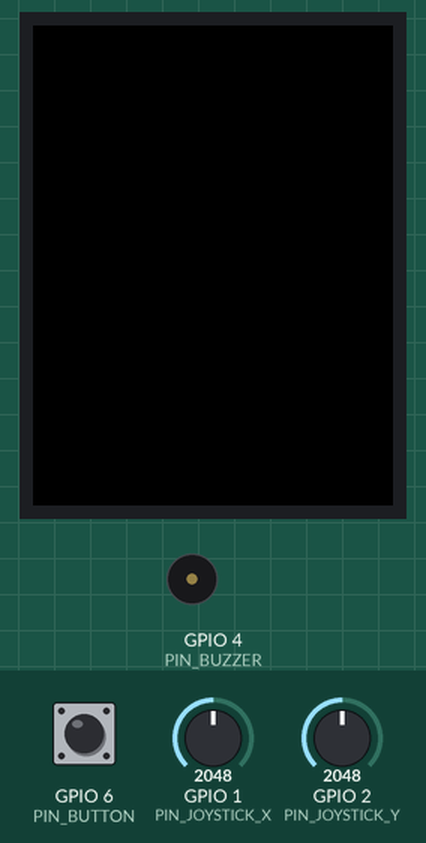
Bench run of a program on a simulated Seeed XIAO ESP32-S3. Shown: 240×320 colour display, buzzer (waves = sounding). The inputs (shaded band) are chosen by the test bench; at power-on: GPIO 1 (PIN_JOYSTICK_X) = 2048, GPIO 6 (PIN_BUTTON) HIGH, GPIO 2 (PIN_JOYSTICK_Y) = 2048.

Above: at 1.4 s.
1.5 s: GPIO 1 (PIN_JOYSTICK_X) set to 2301
3.0 s: GPIO 1 (PIN_JOYSTICK_X) set to 2386
5.4 s: GPIO 1 (PIN_JOYSTICK_X) set to 1228
6.9 s: GPIO 6 (PIN_BUTTON) pulled LOW for 0.15 s
At 7.08 s:
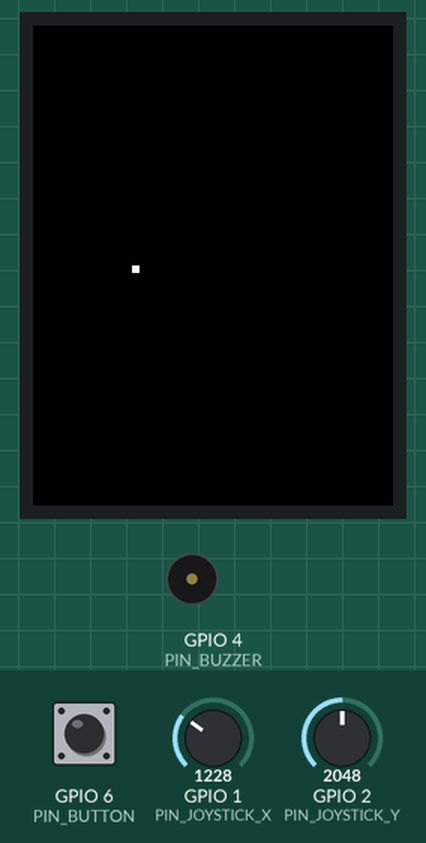
9.0 s: GPIO 6 (PIN_BUTTON) pulled LOW for 1 s
At 10.0 s:
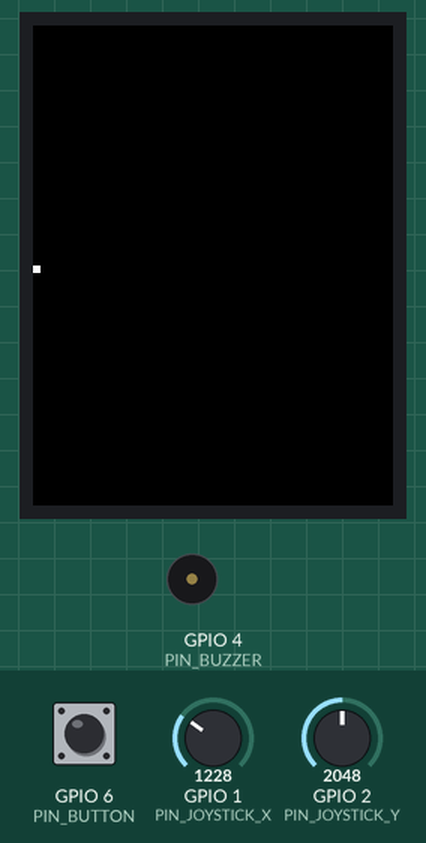
Timing chart, 0 to 12.0 s (numbered marks = the images above; inputs shaded):
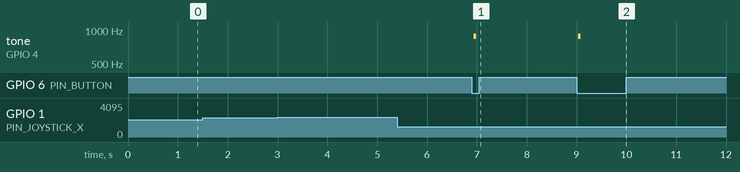

The program:

main.cpp
```cpp
#include <SPI.h>
#include <Adafruit_GFX.h>
#include <Adafruit_ST7789.h>
#include "config.h"

Adafruit_ST7789 tft(&SPI, PIN_TFT_CS, PIN_TFT_DC, PIN_TFT_RESET);

constexpr uint32_t FRAME_TIME_MS = 16;
constexpr uint32_t DEBOUNCE_MS   = 25;
constexpr int      PRESSED_LEVEL = LOW; // Bouton relié à GND avec INPUT_PULLUP

struct Button {
    int pin;
    int lastRead;
    uint32_t lastChangeMs;
    int stableLevel;
};

Button button = { PIN_BUTTON, HIGH, 0, HIGH };
Button joyButton   = { PIN_JOYSTICK_SELECT, HIGH, 0, HIGH };

float dotX = 120, dotY = 160;   // position calculée
int drawnX = 120, drawnY = 160; // position affichée

bool justPressed(Button& b) {
    int level = digitalRead(b.pin);

    if (level != b.lastRead) {
        b.lastRead = level;
        b.lastChangeMs = millis();
    }

    if (millis() - b.lastChangeMs > DEBOUNCE_MS
        && level != b.stableLevel) {

        b.stableLevel = level;
        return level == PRESSED_LEVEL;
    }

    return false;
}

constexpr int JOYSTICK_DEADZONE = 300;
int joystickCenterX = 2048;
int joystickCenterY = 2048;

void calibrateJoystick() {
    long sumX = 0;
    long sumY = 0;

    for (int i = 0; i < 16; i++) {
        sumX += analogRead(PIN_JOYSTICK_X);
        sumY += analogRead(PIN_JOYSTICK_Y);
        delay(2);
    }
    joystickCenterX = sumX / 16;
    joystickCenterY = sumY / 16;
}

// Convertit une lecture brute (0..4095) en valeur entre -1.0 et +1.0
float normalizeJoystick(int raw, int center) {
    int offset = raw - center;
    if (abs(offset) < JOYSTICK_DEADZONE) {
        return 0.0f;
    }
    int range = (offset > 0) ? (4095 - center) : center;
    return constrain((float)offset / range, -1.0f, 1.0f);
}

void setup() {
    pinMode(PIN_BUTTON, INPUT_PULLUP);
    pinMode(PIN_BUZZER, OUTPUT);

    calibrateJoystick();

    SPI.begin(PIN_TFT_SCK, -1, PIN_TFT_MOSI, PIN_TFT_CS); // pas de MISO
    tft.init(240, 320, SPI_MODE3);
    //tft.invertDisplay(false);
    tft.setRotation(2);                                   // portrait
    tft.fillScreen(ST77XX_BLACK);
}

void loop() {
    static uint32_t lastFrameMs = 0;
    uint32_t nowMs = millis();
    if (nowMs - lastFrameMs < FRAME_TIME_MS) {
        return;
    }
    lastFrameMs = nowMs;

    // 1. Lire
    float x = normalizeJoystick(analogRead(PIN_JOYSTICK_X), joystickCenterX);
    bool beep = justPressed(button);

    // 2. Calculer
    dotX = constrain(dotX + x * 4.0f, 0.0f, 235.0f);
    if (beep) {
        tone(PIN_BUZZER, 880, 50);
    }

    // 3. Afficher : effacer l'ancien point, dessiner le nouveau
    if ((int)dotX != drawnX) {
        tft.fillRect(drawnX, drawnY, 5, 5, ST77XX_BLACK);
        drawnX = (int)dotX;
        tft.fillRect(drawnX, drawnY, 5, 5, ST77XX_WHITE);
    }
}
```

config.h
```cpp
#pragma once

#include <Arduino.h>

constexpr int PIN_BUTTON          = D5;
constexpr int PIN_JOYSTICK_X      = D0;
constexpr int PIN_JOYSTICK_Y      = D1;
constexpr int PIN_JOYSTICK_SELECT = D2;
constexpr int PIN_BUZZER          = D3;   // seulement sur breadboard

constexpr int PIN_TFT_RESET = D7;
constexpr int PIN_TFT_DC    = D8;
constexpr int PIN_TFT_SCK   = D9;
constexpr int PIN_TFT_MOSI  = D10;
constexpr int PIN_TFT_CS    = -1;   // CS relié à GND : pas de broche
```

Measured:
- after the input at 1.5 s, every drawn part: stays the same
- after the input at 6.9 s, tone on GPIO 4 (PIN_BUZZER): silent → 880 Hz at once, → silent 0.05 s later
- after the input at 9.0 s, tone on GPIO 4 (PIN_BUZZER): silent → 880 Hz at once, → silent 0.05 s later
